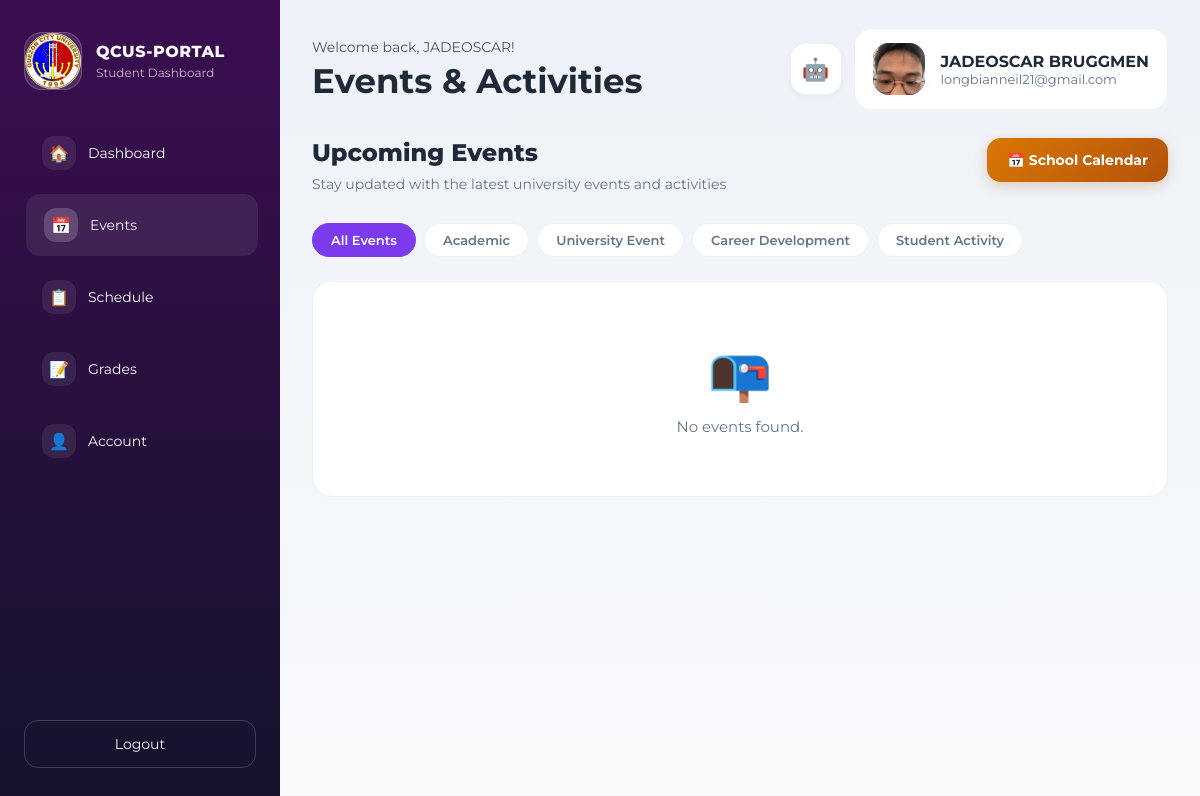
The app's page /dashboard/events.php (signed in) with its own data.
### tables this page shows
CREATE TABLE `students` (
  `id` int(11) NOT NULL,
  `student_id` varchar(20) NOT NULL,
  `first_name` varchar(100) NOT NULL,
  `last_name` varchar(100) NOT NULL,
  `middle_name` varchar(100) DEFAULT NULL,
  `email` varchar(150) NOT NULL,
  `phone_number` varchar(20) DEFAULT NULL,
  `address` text DEFAULT NULL,
  `birthday` date DEFAULT NULL,
  `course` varchar(100) DEFAULT NULL,
  `year_level` varchar(20) DEFAULT NULL,
  `password` varchar(255) NOT NULL,
  `created_at` timestamp NOT NULL DEFAULT current_timestamp(),
  `gender` varchar(20) DEFAULT NULL,
  `profile_pic` varchar(255) DEFAULT NULL,
  `section` varchar(20) DEFAULT NULL
);

### dashboard/events.php (the view, shortened to what this page needs)
<?php
require_once '../config/config.php';
$stmt = mysqli_prepare($conn, "SELECT * FROM students WHERE student_id = ?");
mysqli_stmt_bind_param($stmt, 's', $_SESSION['student_id']);
mysqli_stmt_execute($stmt);
$result = mysqli_stmt_get_result($stmt);
$user = mysqli_fetch_assoc($result);
$picPath = $user['profile_pic']
    ? '../uploads/profile_pics/' . $user['profile_pic']
    : null;
$initials = strtoupper(substr($user['first_name'], 0, 1) . substr($user['last_name'], 0, 1));
$fullName  = $user['first_name'] . ' ' . $user['last_name'];
?>
<!DOCTYPE html>
<html lang="en">
<head>
</head>
<body>
<div class="app-shell">
  <aside class="sidebar">
    <div class="sidebar-brand">
      <div class="nav-logo">
        <img src="../images/QCU-logo.png" alt="QCU Logo" />
      </div>
      <div>
        <span class="brand-title">QCUS-PORTAL</span>
        <span class="brand-sub">Student Dashboard</span>
      </div>
    </div>
    <nav class="sidebar-nav">
      <a href="dashboard.php"    class="nav-item"><span class="nav-item-icon">🏠</span>Dashboard</a>
      <a href="events.php"       class="nav-item active"><span class="nav-item-icon">📅</span>Events</a>
      <a href="SchoolSched.php"  class="nav-item"><span class="nav-item-icon">📋</span>Schedule</a>
      <a href="grades.php"       class="nav-item"><span class="nav-item-icon">📝</span>Grades</a>
      <a href="account.php"      class="nav-item"><span class="nav-item-icon">👤</span>Account</a>
    </nav>
    <div class="sidebar-footer">
      <button type="button" class="logout-button" onclick="window.location.href='../landingpage/logout.php'">Logout</button>
    </div>
  </aside>
  <main class="main-area">
    <header class="topbar">
      <div>
        <p class="user-greeting">Welcome back, <?= htmlspecialchars($user['first_name']) ?>!</p>
        <h1 class="page-title">Events &amp; Activities</h1>
      </div>
      <div class="topbar-right">
        <button type="button" class="chatbot-btn" title="AI Assistant" onclick="alert('Chatbot coming soon!')">🤖</button>
        <div class="profile-card">
          <div class="profile-avatar">
            <?php if ($picPath): ?>
              <img src="<?= htmlspecialchars($picPath) ?>" alt="Profile Picture" />
            <?php else: ?>
              <?= $initials ?>
            <?php endif; ?>
          </div>
          <div>
            <p class="profile-name"><?= htmlspecialchars($fullName) ?></p>
            <p class="profile-email"><?= htmlspecialchars($user['email']) ?></p>
          </div>
        </div>
      </div>
    </header>
    <div class="events-header">
      <div>
        <h2>Upcoming Events</h2>
        <p>Stay updated with the latest university events and activities</p>
      </div>
      <button type="button" class="calendar-btn" onclick="openCalendar()">
        📅 School Calendar
      </button>
    </div>
    <div class="filter-tabs">
      <button class="filter-tab active" data-filter="all">All Events</button>
      <button class="filter-tab" data-filter="academic">Academic</button>
      <button class="filter-tab" data-filter="university">University Event</button>
      <button class="filter-tab" data-filter="career">Career Development</button>
      <button class="filter-tab" data-filter="student">Student Activity</button>
    </div>
    <div class="event-list" id="eventList"></div>
  </main>
</div>
</body>
</html>

### dashboard/events.php (style rules this page uses)
*, *::before, *::after { box-sizing: border-box; }
:root { font-family: 'Montserrat', sans-serif; --bg: #f8fafc; --surface: #ffffff; --surface-strong: #f1f5f9; --accent: #5b21b6; --accent-soft: #eef2ff; --text: #1f2937; --text-muted: #64748b; --border: rgba(148,163,184,.15); --shadow: 0 20px 60px rgba(15,23,42,.07); }
body { margin: 0; min-height: 100vh; background: linear-gradient(180deg,#eef2f8 0%,#f8fafc 100%); color: var(--text); }
button { font-family: inherit; cursor: pointer; }
a { text-decoration: none; color: inherit; }
.app-shell { display: grid; grid-template-columns: 280px 1fr; min-height: 100vh; }
.sidebar { background: linear-gradient(180deg,#3b0d51 0%,#14132b 100%); color: #f8fafc; padding: 32px 24px; display: flex; flex-direction: column; gap: 32px; position: sticky; top: 0; height: 100vh; }
.sidebar-brand { display: flex; align-items: center; gap: 14px; }
.nav-logo { width: 58px; height: 58px; border-radius: 18px; overflow: hidden; border: 1px solid rgba(255,255,255,.18); background: rgba(255,255,255,.12); display: grid; place-items: center; }
.nav-logo img { width: 100%; height: 100%; object-fit: cover; }
.brand-title { display: block; font-size: 16px; font-weight: 800; letter-spacing: .5px; }
.brand-sub { display: block; color: rgba(248,250,252,.72); font-size: 12px; margin-top: 4px; }
.sidebar-nav { display: grid; gap: 10px; }
.nav-item { display: flex; align-items: center; gap: 12px; padding: 14px 18px; border: none; background: transparent; color: #f8fafc; font-size: 14px; border-radius: 14px; transition: background .2s, transform .2s; }
.nav-item-icon { width: 34px; height: 34px; display: grid; place-items: center; border-radius: 12px; background: rgba(255,255,255,.08); font-size: 16px; }
.nav-item:hover, .nav-item.active { background: rgba(255,255,255,.08); transform: translateX(2px); }
.nav-item:hover .nav-item-icon, .nav-item.active .nav-item-icon { background: rgba(255,255,255,.18); }
.sidebar-footer { margin-top: auto; }
.logout-button { width: 100%; padding: 14px 18px; border: 1px solid rgba(255,255,255,.18); border-radius: 14px; background: transparent; color: #f8fafc; font-size: 14px; transition: background .2s; }
.main-area { padding: 28px 32px; }
.topbar { display: flex; flex-wrap: wrap; justify-content: space-between; align-items: center; gap: 24px; margin-bottom: 28px; }
.user-greeting { margin: 0; color: #475569; font-size: 14px; }
.page-title { margin: 8px 0 0; font-size: clamp(26px,3vw,34px); line-height: 1.05; }
.topbar-right { display: flex; align-items: center; gap: 12px; }
.chatbot-btn { width: 52px; height: 52px; border-radius: 16px; border: 1px solid var(--border); background: #fff; color: #7c3aed; display: grid; place-items: center; transition: background .2s, transform .2s, box-shadow .2s; box-shadow: 0 2px 8px rgba(15,23,42,.04); font-size: 22px; }
.profile-card { display: flex; align-items: center; gap: 16px; padding: 14px 18px; background: #fff; border: 1px solid var(--border); border-radius: 18px; }
.profile-avatar { width: 52px; height: 52px; border-radius: 16px; background: linear-gradient(135deg,#7c3aed,#2563eb); color: #fff; display: grid; place-items: center; font-weight: 800; overflow: hidden; }
.profile-avatar img { width: 100%; height: 100%; object-fit: cover; }
.profile-name { margin: 0; font-weight: 700; }
.profile-email { margin: 0; color: var(--text-muted); font-size: 13px; }
.events-header { display: flex; justify-content: space-between; align-items: flex-start; flex-wrap: wrap; gap: 16px; margin-bottom: 28px; }
.events-header h2 { margin: 0; font-size: 24px; font-weight: 800; }
.events-header p { margin: 6px 0 0; color: var(--text-muted); font-size: 14px; line-height: 1.6; }
.calendar-btn { display: flex; align-items: center; gap: 8px; padding: 13px 20px; border-radius: 14px; border: none; background: linear-gradient(135deg,#d97706,#b45309); color: #fff; font-size: 14px; font-weight: 700; white-space: nowrap; transition: transform .2s, box-shadow .2s; box-shadow: 0 4px 14px rgba(180,83,9,.25); }
.filter-tabs { display: flex; gap: 8px; flex-wrap: wrap; margin-bottom: 24px; }
.filter-tab { padding: 8px 18px; border-radius: 30px; font-size: 13px; font-weight: 600; border: 1.5px solid var(--border); background: #fff; color: var(--text-muted); transition: all .2s; }
.filter-tab.active { background: #7c3aed; border-color: #7c3aed; color: #fff; }
.event-list { display: grid; gap: 20px; }

### records on screen
students: first_name "JADEOSCAR", profile_pic (picture), fullName "JADEOSCAR BRUGGMEN", email "longbianneil21@gmail.com"
